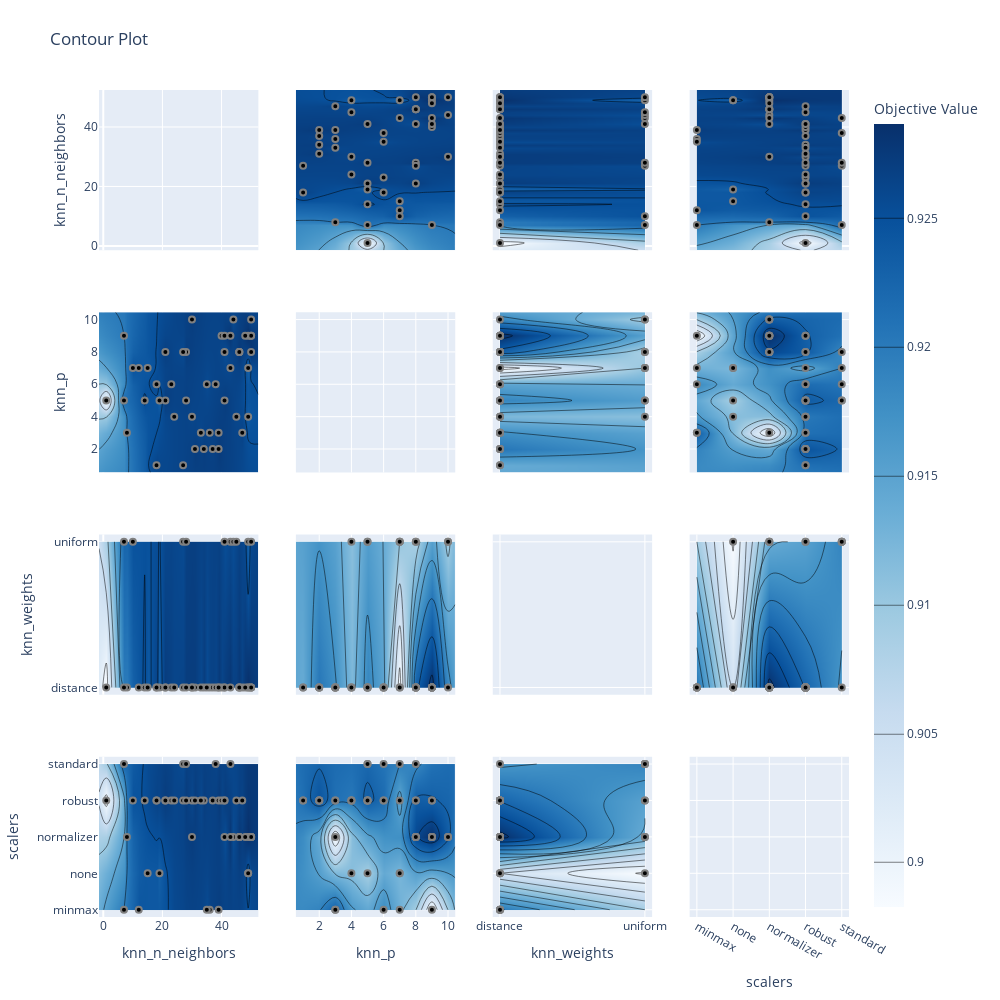

This figure's notebook cell:
### Code cell
fig = optuna.visualization.plot_contour(study)
fig.update_layout(autosize=False,
                  width=1000, height=1000,
                  margin=dict(l=65, r=50, b=65, t=90))

### Figure 1 — Plotly figure (JSON) as saved in the notebook; plotly's stock layout.template omitted (floating-point values rounded to 4 significant figures; data arrays with more than 128 entries replaced by an {"elided": "..."} marker saying what was removed)
{"data": [{"type": "scatter", "xaxis": "x", "yaxis": "y"}, {"colorbar": {"title": {"text": "Objective Value"}}, "colorscale": [[0, "rgb(247,251,255)"], [0.125, "rgb(222,235,247)"], [0.25, "rgb(198,219,239)"], [0.375, "rgb(158,202,225)"], [0.5, "rgb(107,174,214)"], [0.625, "rgb(66,146,198)"], [0.75, "rgb(33,113,181)"], [0.875, "rgb(8,81,156)"], [1, "rgb(8,48,107)"]], "connectgaps": true, "contours": {"coloring": "heatmap"}, "hoverinfo": "none", "line": {"smoothing": 1.3}, "reversescale": false, "showscale": true, "type": "contour", "x": [-1.45, 1, 7, 8, 10, 12, 14, 15, 18, 19, 21, 23, 24, 27, 28, 30, 31, 33, 34, 35, 36, 37, 38, 39, 40, 41, 43, 44, 45, 46, 47, 48, 49, 50, 52.45], "xaxis": "x5", "y": [0.55, 1, 2, 3, 4, 5, 6, 7, 8, 9, 10, 10.45], "yaxis": "y5", "z": {"elided": "12x35 float values"}}, {"marker": {"color": "black", "line": {"color": "Gray", "width": 2}}, "mode": "markers", "name": "Feasible Trial", "showlegend": false, "type": "scatter", "x": [7, 8, 36, 49, 43, 7, 44, 41, 12, 41, 27, 30, 34, 18, 33, 21, 19, 18, 23, 24, 49, 37, 31, 1, 39, 38, 45, 28, 40, 27, 30, 14, 21, 47, 35, 15, 28, 41, 39, 10, 46, 46, 46, 50, 49, 50, 50, 50, 48, 43], "xaxis": "x5", "y": [5, 3, 3, 7, 7, 9, 10, 5, 7, 8, 1, 4, 2, 1, 3, 5, 5, 6, 6, 4, 4, 2, 2, 5, 2, 6, 4, 8, 9, 8, 10, 5, 8, 3, 6, 7, 5, 9, 3, 7, 8, 8, 8, 8, 9, 9, 9, 10, 9, 9], "yaxis": "y5"}, {"colorbar": {"title": {"text": "Objective Value"}}, "colorscale": [[0, "rgb(247,251,255)"], [0.125, "rgb(222,235,247)"], [0.25, "rgb(198,219,239)"], [0.375, "rgb(158,202,225)"], [0.5, "rgb(107,174,214)"], [0.625, "rgb(66,146,198)"], [0.75, "rgb(33,113,181)"], [0.875, "rgb(8,81,156)"], [1, "rgb(8,48,107)"]], "connectgaps": true, "contours": {"coloring": "heatmap"}, "hoverinfo": "none", "line": {"smoothing": 1.3}, "reversescale": false, "showscale": false, "type": "contour", "x": [-1.45, 1, 7, 8, 10, 12, 14, 15, 18, 19, 21, 23, 24, 27, 28, 30, 31, 33, 34, 35, 36, 37, 38, 39, 40, 41, 43, 44, 45, 46, 47, 48, 49, 50, 52.45], "xaxis": "x9", "y": ["distance", "uniform"], "yaxis": "y9", "z": [[null, 0.8983, 0.92, 0.92, null, 0.9243, 0.9253, 0.924, 0.9265, 0.9231, 0.9272, 0.9267, 0.9263, 0.9264, 0.9272, 0.9272, 0.9272, 0.926, 0.9271, 0.9256, 0.9265, 0.9267, 0.9264, 0.9275, 0.9264, 0.9272, 0.9279, null, null, 0.9276, 0.9265, 0.9279, 0.9287, 0.9279, null], [null, null, 0.9224, null, 0.9247, null, null, null, null, null, null, null, null, 0.9257, 0.9268, null, null, null, null, null, null, null, null, null, null, 0.9253, 0.926, 0.9255, 0.9261, null, null, null, 0.9229, 0.9259, null]]}, {"marker": {"color": "black", "line": {"color": "Gray", "width": 2}}, "mode": "markers", "name": "Feasible Trial", "showlegend": false, "type": "scatter", "x": [7, 8, 36, 49, 43, 7, 44, 41, 12, 41, 27, 30, 34, 18, 33, 21, 19, 18, 23, 24, 49, 37, 31, 1, 39, 38, 45, 28, 40, 27, 30, 14, 21, 47, 35, 15, 28, 41, 39, 10, 46, 46, 46, 50, 49, 50, 50, 50, 48, 43], "xaxis": "x9", "y": ["uniform", "distance", "distance", "uniform", "uniform", "distance", "uniform", "distance", "distance", "uniform", "distance", "distance", "distance", "distance", "distance", "distance", "distance", "distance", "distance", "distance", "distance", "distance", "distance", "distance", "distance", "distance", "uniform", "distance", "distance", "uniform", "distance", "distance", "distance", "distance", "distance", "distance", "uniform", "distance", "distance", "uniform", "distance", "distance", "distance", "distance", "distance", "distance", "distance", "uniform", "distance", "distance"], "yaxis": "y9"}, {"colorbar": {"title": {"text": "Objective Value"}}, "colorscale": [[0, "rgb(247,251,255)"], [0.125, "rgb(222,235,247)"], [0.25, "rgb(198,219,239)"], [0.375, "rgb(158,202,225)"], [0.5, "rgb(107,174,214)"], [0.625, "rgb(66,146,198)"], [0.75, "rgb(33,113,181)"], [0.875, "rgb(8,81,156)"], [1, "rgb(8,48,107)"]], "connectgaps": true, "contours": {"coloring": "heatmap"}, "hoverinfo": "none", "line": {"smoothing": 1.3}, "reversescale": false, "showscale": false, "type": "contour", "x": [-1.45, 1, 7, 8, 10, 12, 14, 15, 18, 19, 21, 23, 24, 27, 28, 30, 31, 33, 34, 35, 36, 37, 38, 39, 40, 41, 43, 44, 45, 46, 47, 48, 49, 50, 52.45], "xaxis": "x13", "y": ["minmax", "none", "normalizer", "robust", "standard"], "yaxis": "y13", "z": {"elided": "5x35 float values"}}, {"marker": {"color": "black", "line": {"color": "Gray", "width": 2}}, "mode": "markers", "name": "Feasible Trial", "showlegend": false, "type": "scatter", "x": [7, 8, 36, 49, 43, 7, 44, 41, 12, 41, 27, 30, 34, 18, 33, 21, 19, 18, 23, 24, 49, 37, 31, 1, 39, 38, 45, 28, 40, 27, 30, 14, 21, 47, 35, 15, 28, 41, 39, 10, 46, 46, 46, 50, 49, 50, 50, 50, 48, 43], "xaxis": "x13", "y": ["standard", "normalizer", "minmax", "none", "standard", "minmax", "normalizer", "robust", "minmax", "normalizer", "robust", "robust", "robust", "robust", "robust", "robust", "none", "robust", "robust", "robust", "none", "robust", "robust", "robust", "robust", "standard", "robust", "robust", "robust", "standard", "normalizer", "robust", "robust", "robust", "minmax", "none", "standard", "robust", "minmax", "robust", "normalizer", "normalizer", "normalizer", "normalizer", "normalizer", "normalizer", "normalizer", "normalizer", "normalizer", "normalizer"], "yaxis": "y13"}, {"colorbar": {"title": {"text": "Objective Value"}}, "colorscale": [[0, "rgb(247,251,255)"], [0.125, "rgb(222,235,247)"], [0.25, "rgb(198,219,239)"], [0.375, "rgb(158,202,225)"], [0.5, "rgb(107,174,214)"], [0.625, "rgb(66,146,198)"], [0.75, "rgb(33,113,181)"], [0.875, "rgb(8,81,156)"], [1, "rgb(8,48,107)"]], "connectgaps": true, "contours": {"coloring": "heatmap"}, "hoverinfo": "none", "line": {"smoothing": 1.3}, "reversescale": false, "showscale": false, "type": "contour", "x": [0.55, 1, 2, 3, 4, 5, 6, 7, 8, 9, 10, 10.45], "xaxis": "x2", "y": [-1.45, 1, 7, 8, 10, 12, 14, 15, 18, 19, 21, 23, 24, 27, 28, 30, 31, 33, 34, 35, 36, 37, 38, 39, 40, 41, 43, 44, 45, 46, 47, 48, 49, 50, 52.45], "yaxis": "y2", "z": {"elided": "35x12 float values"}}, {"marker": {"color": "black", "line": {"color": "Gray", "width": 2}}, "mode": "markers", "name": "Feasible Trial", "showlegend": false, "type": "scatter", "x": [5, 3, 3, 7, 7, 9, 10, 5, 7, 8, 1, 4, 2, 1, 3, 5, 5, 6, 6, 4, 4, 2, 2, 5, 2, 6, 4, 8, 9, 8, 10, 5, 8, 3, 6, 7, 5, 9, 3, 7, 8, 8, 8, 8, 9, 9, 9, 10, 9, 9], "xaxis": "x2", "y": [7, 8, 36, 49, 43, 7, 44, 41, 12, 41, 27, 30, 34, 18, 33, 21, 19, 18, 23, 24, 49, 37, 31, 1, 39, 38, 45, 28, 40, 27, 30, 14, 21, 47, 35, 15, 28, 41, 39, 10, 46, 46, 46, 50, 49, 50, 50, 50, 48, 43], "yaxis": "y2"}, {"type": "scatter", "xaxis": "x6", "yaxis": "y6"}, {"colorbar": {"title": {"text": "Objective Value"}}, "colorscale": [[0, "rgb(247,251,255)"], [0.125, "rgb(222,235,247)"], [0.25, "rgb(198,219,239)"], [0.375, "rgb(158,202,225)"], [0.5, "rgb(107,174,214)"], [0.625, "rgb(66,146,198)"], [0.75, "rgb(33,113,181)"], [0.875, "rgb(8,81,156)"], [1, "rgb(8,48,107)"]], "connectgaps": true, "contours": {"coloring": "heatmap"}, "hoverinfo": "none", "line": {"smoothing": 1.3}, "reversescale": false, "showscale": false, "type": "contour", "x": [0.55, 1, 2, 3, 4, 5, 6, 7, 8, 9, 10, 10.45], "xaxis": "x10", "y": ["distance", "uniform"], "yaxis": "y10", "z": [[null, 0.9265, 0.9275, 0.9271, 0.9263, 0.9272, 0.9267, 0.9243, 0.9279, 0.9287, 0.9272, null], [null, null, null, null, 0.9261, 0.9268, null, 0.926, 0.9257, null, 0.9259, null]]}, {"marker": {"color": "black", "line": {"color": "Gray", "width": 2}}, "mode": "markers", "name": "Feasible Trial", "showlegend": false, "type": "scatter", "x": [5, 3, 3, 7, 7, 9, 10, 5, 7, 8, 1, 4, 2, 1, 3, 5, 5, 6, 6, 4, 4, 2, 2, 5, 2, 6, 4, 8, 9, 8, 10, 5, 8, 3, 6, 7, 5, 9, 3, 7, 8, 8, 8, 8, 9, 9, 9, 10, 9, 9], "xaxis": "x10", "y": ["uniform", "distance", "distance", "uniform", "uniform", "distance", "uniform", "distance", "distance", "uniform", "distance", "distance", "distance", "distance", "distance", "distance", "distance", "distance", "distance", "distance", "distance", "distance", "distance", "distance", "distance", "distance", "uniform", "distance", "distance", "uniform", "distance", "distance", "distance", "distance", "distance", "distance", "uniform", "distance", "distance", "uniform", "distance", "distance", "distance", "distance", "distance", "distance", "distance", "uniform", "distance", "distance"], "yaxis": "y10"}, {"colorbar": {"title": {"text": "Objective Value"}}, "colorscale": [[0, "rgb(247,251,255)"], [0.125, "rgb(222,235,247)"], [0.25, "rgb(198,219,239)"], [0.375, "rgb(158,202,225)"], [0.5, "rgb(107,174,214)"], [0.625, "rgb(66,146,198)"], [0.75, "rgb(33,113,181)"], [0.875, "rgb(8,81,156)"], [1, "rgb(8,48,107)"]], "connectgaps": true, "contours": {"coloring": "heatmap"}, "hoverinfo": "none", "line": {"smoothing": 1.3}, "reversescale": false, "showscale": false, "type": "contour", "x": [0.55, 1, 2, 3, 4, 5, 6, 7, 8, 9, 10, 10.45], "xaxis": "x14", "y": ["minmax", "none", "normalizer", "robust", "standard"], "yaxis": "y14", "z": [[null, null, null, 0.9271, null, null, 0.9256, 0.9243, null, 0.92, null, null], [null, null, null, null, 0.9237, 0.9231, null, 0.924, null, null, null, null], [null, null, null, 0.92, null, null, null, null, 0.9279, 0.9287, 0.9272, null], [null, 0.9265, 0.9275, 0.9265, 0.9263, 0.9272, 0.9267, 0.9247, 0.9272, 0.9271, null, null], [null, null, null, null, null, 0.9268, 0.9264, 0.926, 0.9257, null, null, null]]}, {"marker": {"color": "black", "line": {"color": "Gray", "width": 2}}, "mode": "markers", "name": "Feasible Trial", "showlegend": false, "type": "scatter", "x": [5, 3, 3, 7, 7, 9, 10, 5, 7, 8, 1, 4, 2, 1, 3, 5, 5, 6, 6, 4, 4, 2, 2, 5, 2, 6, 4, 8, 9, 8, 10, 5, 8, 3, 6, 7, 5, 9, 3, 7, 8, 8, 8, 8, 9, 9, 9, 10, 9, 9], "xaxis": "x14", "y": ["standard", "normalizer", "minmax", "none", "standard", "minmax", "normalizer", "robust", "minmax", "normalizer", "robust", "robust", "robust", "robust", "robust", "robust", "none", "robust", "robust", "robust", "none", "robust", "robust", "robust", "robust", "standard", "robust", "robust", "robust", "standard", "normalizer", "robust", "robust", "robust", "minmax", "none", "standard", "robust", "minmax", "robust", "normalizer", "normalizer", "normalizer", "normalizer", "normalizer", "normalizer", "normalizer", "normalizer", "normalizer", "normalizer"], "yaxis": "y14"}, {"colorbar": {"title": {"text": "Objective Value"}}, "colorscale": [[0, "rgb(247,251,255)"], [0.125, "rgb(222,235,247)"], [0.25, "rgb(198,219,239)"], [0.375, "rgb(158,202,225)"], [0.5, "rgb(107,174,214)"], [0.625, "rgb(66,146,198)"], [0.75, "rgb(33,113,181)"], [0.875, "rgb(8,81,156)"], [1, "rgb(8,48,107)"]], "connectgaps": true, "contours": {"coloring": "heatmap"}, "hoverinfo": "none", "line": {"smoothing": 1.3}, "reversescale": false, "showscale": false, "type": "contour", "x": ["distance", "uniform"], "xaxis": "x3", "y": [-1.45, 1, 7, 8, 10, 12, 14, 15, 18, 19, 21, 23, 24, 27, 28, 30, 31, 33, 34, 35, 36, 37, 38, 39, 40, 41, 43, 44, 45, 46, 47, 48, 49, 50, 52.45], "yaxis": "y3", "z": [[null, null], [0.8983, null], [0.92, 0.9224], [0.92, null], [null, 0.9247], [0.9243, null], [0.9253, null], [0.924, null], [0.9265, null], [0.9231, null], [0.9272, null], [0.9267, null], [0.9263, null], [0.9264, 0.9257], [0.9272, 0.9268], [0.9272, null], [0.9272, null], [0.926, null], [0.9271, null], [0.9256, null], [0.9265, null], [0.9267, null], [0.9264, null], [0.9275, null], [0.9264, null], [0.9272, 0.9253], [0.9279, 0.926], [null, 0.9255], [null, 0.9261], [0.9276, null], [0.9265, null], [0.9279, null], [0.9287, 0.9229], [0.9279, 0.9259], [null, null]]}, {"marker": {"color": "black", "line": {"color": "Gray", "width": 2}}, "mode": "markers", "name": "Feasible Trial", "showlegend": false, "type": "scatter", "x": ["uniform", "distance", "distance", "uniform", "uniform", "distance", "uniform", "distance", "distance", "uniform", "distance", "distance", "distance", "distance", "distance", "distance", "distance", "distance", "distance", "distance", "distance", "distance", "distance", "distance", "distance", "distance", "uniform", "distance", "distance", "uniform", "distance", "distance", "distance", "distance", "distance", "distance", "uniform", "distance", "distance", "uniform", "distance", "distance", "distance", "distance", "distance", "distance", "distance", "uniform", "distance", "distance"], "xaxis": "x3", "y": [7, 8, 36, 49, 43, 7, 44, 41, 12, 41, 27, 30, 34, 18, 33, 21, 19, 18, 23, 24, 49, 37, 31, 1, 39, 38, 45, 28, 40, 27, 30, 14, 21, 47, 35, 15, 28, 41, 39, 10, 46, 46, 46, 50, 49, 50, 50, 50, 48, 43], "yaxis": "y3"}, {"colorbar": {"title": {"text": "Objective Value"}}, "colorscale": [[0, "rgb(247,251,255)"], [0.125, "rgb(222,235,247)"], [0.25, "rgb(198,219,239)"], [0.375, "rgb(158,202,225)"], [0.5, "rgb(107,174,214)"], [0.625, "rgb(66,146,198)"], [0.75, "rgb(33,113,181)"], [0.875, "rgb(8,81,156)"], [1, "rgb(8,48,107)"]], "connectgaps": true, "contours": {"coloring": "heatmap"}, "hoverinfo": "none", "line": {"smoothing": 1.3}, "reversescale": false, "showscale": false, "type": "contour", "x": ["distance", "uniform"], "xaxis": "x7", "y": [0.55, 1, 2, 3, 4, 5, 6, 7, 8, 9, 10, 10.45], "yaxis": "y7", "z": [[null, null], [0.9265, null], [0.9275, null], [0.9271, null], [0.9263, 0.9261], [0.9272, 0.9268], [0.9267, null], [0.9243, 0.926], [0.9279, 0.9257], [0.9287, null], [0.9272, 0.9259], [null, null]]}, {"marker": {"color": "black", "line": {"color": "Gray", "width": 2}}, "mode": "markers", "name": "Feasible Trial", "showlegend": false, "type": "scatter", "x": ["uniform", "distance", "distance", "uniform", "uniform", "distance", "uniform", "distance", "distance", "uniform", "distance", "distance", "distance", "distance", "distance", "distance", "distance", "distance", "distance", "distance", "distance", "distance", "distance", "distance", "distance", "distance", "uniform", "distance", "distance", "uniform", "distance", "distance", "distance", "distance", "distance", "distance", "uniform", "distance", "distance", "uniform", "distance", "distance", "distance", "distance", "distance", "distance", "distance", "uniform", "distance", "distance"], "xaxis": "x7", "y": [5, 3, 3, 7, 7, 9, 10, 5, 7, 8, 1, 4, 2, 1, 3, 5, 5, 6, 6, 4, 4, 2, 2, 5, 2, 6, 4, 8, 9, 8, 10, 5, 8, 3, 6, 7, 5, 9, 3, 7, 8, 8, 8, 8, 9, 9, 9, 10, 9, 9], "yaxis": "y7"}, {"type": "scatter", "xaxis": "x11", "yaxis": "y11"}, {"colorbar": {"title": {"text": "Objective Value"}}, "colorscale": [[0, "rgb(247,251,255)"], [0.125, "rgb(222,235,247)"], [0.25, "rgb(198,219,239)"], [0.375, "rgb(158,202,225)"], [0.5, "rgb(107,174,214)"], [0.625, "rgb(66,146,198)"], [0.75, "rgb(33,113,181)"], [0.875, "rgb(8,81,156)"], [1, "rgb(8,48,107)"]], "connectgaps": true, "contours": {"coloring": "heatmap"}, "hoverinfo": "none", "line": {"smoothing": 1.3}, "reversescale": false, "showscale": false, "type": "contour", "x": ["distance", "uniform"], "xaxis": "x15", "y": ["minmax", "none", "normalizer", "robust", "standard"], "yaxis": "y15", "z": [[0.9271, null], [0.924, 0.9229], [0.9287, 0.9259], [0.9275, 0.9261], [0.9264, 0.9268]]}, {"marker": {"color": "black", "line": {"color": "Gray", "width": 2}}, "mode": "markers", "name": "Feasible Trial", "showlegend": false, "type": "scatter", "x": ["uniform", "distance", "distance", "uniform", "uniform", "distance", "uniform", "distance", "distance", "uniform", "distance", "distance", "distance", "distance", "distance", "distance", "distance", "distance", "distance", "distance", "distance", "distance", "distance", "distance", "distance", "distance", "uniform", "distance", "distance", "uniform", "distance", "distance", "distance", "distance", "distance", "distance", "uniform", "distance", "distance", "uniform", "distance", "distance", "distance", "distance", "distance", "distance", "distance", "uniform", "distance", "distance"], "xaxis": "x15", "y": ["standard", "normalizer", "minmax", "none", "standard", "minmax", "normalizer", "robust", "minmax", "normalizer", "robust", "robust", "robust", "robust", "robust", "robust", "none", "robust", "robust", "robust", "none", "robust", "robust", "robust", "robust", "standard", "robust", "robust", "robust", "standard", "normalizer", "robust", "robust", "robust", "minmax", "none", "standard", "robust", "minmax", "robust", "normalizer", "normalizer", "normalizer", "normalizer", "normalizer", "normalizer", "normalizer", "normalizer", "normalizer", "normalizer"], "yaxis": "y15"}, {"colorbar": {"title": {"text": "Objective Value"}}, "colorscale": [[0, "rgb(247,251,255)"], [0.125, "rgb(222,235,247)"], [0.25, "rgb(198,219,239)"], [0.375, "rgb(158,202,225)"], [0.5, "rgb(107,174,214)"], [0.625, "rgb(66,146,198)"], [0.75, "rgb(33,113,181)"], [0.875, "rgb(8,81,156)"], [1, "rgb(8,48,107)"]], "connectgaps": true, "contours": {"coloring": "heatmap"}, "hoverinfo": "none", "line": {"smoothing": 1.3}, "reversescale": false, "showscale": false, "type": "contour", "x": ["minmax", "none", "normalizer", "robust", "standard"], "xaxis": "x4", "y": [-1.45, 1, 7, 8, 10, 12, 14, 15, 18, 19, 21, 23, 24, 27, 28, 30, 31, 33, 34, 35, 36, 37, 38, 39, 40, 41, 43, 44, 45, 46, 47, 48, 49, 50, 52.45], "yaxis": "y4", "z": {"elided": "35x5 float values"}}, {"marker": {"color": "black", "line": {"color": "Gray", "width": 2}}, "mode": "markers", "name": "Feasible Trial", "showlegend": false, "type": "scatter", "x": ["standard", "normalizer", "minmax", "none", "standard", "minmax", "normalizer", "robust", "minmax", "normalizer", "robust", "robust", "robust", "robust", "robust", "robust", "none", "robust", "robust", "robust", "none", "robust", "robust", "robust", "robust", "standard", "robust", "robust", "robust", "standard", "normalizer", "robust", "robust", "robust", "minmax", "none", "standard", "robust", "minmax", "robust", "normalizer", "normalizer", "normalizer", "normalizer", "normalizer", "normalizer", "normalizer", "normalizer", "normalizer", "normalizer"], "xaxis": "x4", "y": [7, 8, 36, 49, 43, 7, 44, 41, 12, 41, 27, 30, 34, 18, 33, 21, 19, 18, 23, 24, 49, 37, 31, 1, 39, 38, 45, 28, 40, 27, 30, 14, 21, 47, 35, 15, 28, 41, 39, 10, 46, 46, 46, 50, 49, 50, 50, 50, 48, 43], "yaxis": "y4"}, {"colorbar": {"title": {"text": "Objective Value"}}, "colorscale": [[0, "rgb(247,251,255)"], [0.125, "rgb(222,235,247)"], [0.25, "rgb(198,219,239)"], [0.375, "rgb(158,202,225)"], [0.5, "rgb(107,174,214)"], [0.625, "rgb(66,146,198)"], [0.75, "rgb(33,113,181)"], [0.875, "rgb(8,81,156)"], [1, "rgb(8,48,107)"]], "connectgaps": true, "contours": {"coloring": "heatmap"}, "hoverinfo": "none", "line": {"smoothing": 1.3}, "reversescale": false, "showscale": false, "type": "contour", "x": ["minmax", "none", "normalizer", "robust", "standard"], "xaxis": "x8", "y": [0.55, 1, 2, 3, 4, 5, 6, 7, 8, 9, 10, 10.45], "yaxis": "y8", "z": [[null, null, null, null, null], [null, null, null, 0.9265, null], [null, null, null, 0.9275, null], [0.9271, null, 0.92, 0.9265, null], [null, 0.9237, null, 0.9263, null], [null, 0.9231, null, 0.9272, 0.9268], [0.9256, null, null, 0.9267, 0.9264], [0.9243, 0.924, null, 0.9247, 0.926], [null, null, 0.9279, 0.9272, 0.9257], [0.92, null, 0.9287, 0.9271, null], [null, null, 0.9272, null, null], [null, null, null, null, null]]}, {"marker": {"color": "black", "line": {"color": "Gray", "width": 2}}, "mode": "markers", "name": "Feasible Trial", "showlegend": false, "type": "scatter", "x": ["standard", "normalizer", "minmax", "none", "standard", "minmax", "normalizer", "robust", "minmax", "normalizer", "robust", "robust", "robust", "robust", "robust", "robust", "none", "robust", "robust", "robust", "none", "robust", "robust", "robust", "robust", "standard", "robust", "robust", "robust", "standard", "normalizer", "robust", "robust", "robust", "minmax", "none", "standard", "robust", "minmax", "robust", "normalizer", "normalizer", "normalizer", "normalizer", "normalizer", "normalizer", "normalizer", "normalizer", "normalizer", "normalizer"], "xaxis": "x8", "y": [5, 3, 3, 7, 7, 9, 10, 5, 7, 8, 1, 4, 2, 1, 3, 5, 5, 6, 6, 4, 4, 2, 2, 5, 2, 6, 4, 8, 9, 8, 10, 5, 8, 3, 6, 7, 5, 9, 3, 7, 8, 8, 8, 8, 9, 9, 9, 10, 9, 9], "yaxis": "y8"}, {"colorbar": {"title": {"text": "Objective Value"}}, "colorscale": [[0, "rgb(247,251,255)"], [0.125, "rgb(222,235,247)"], [0.25, "rgb(198,219,239)"], [0.375, "rgb(158,202,225)"], [0.5, "rgb(107,174,214)"], [0.625, "rgb(66,146,198)"], [0.75, "rgb(33,113,181)"], [0.875, "rgb(8,81,156)"], [1, "rgb(8,48,107)"]], "connectgaps": true, "contours": {"coloring": "heatmap"}, "hoverinfo": "none", "line": {"smoothing": 1.3}, "reversescale": false, "showscale": false, "type": "contour", "x": ["minmax", "none", "normalizer", "robust", "standard"], "xaxis": "x12", "y": ["distance", "uniform"], "yaxis": "y12", "z": [[0.9271, 0.924, 0.9287, 0.9275, 0.9264], [null, 0.9229, 0.9259, 0.9261, 0.9268]]}, {"marker": {"color": "black", "line": {"color": "Gray", "width": 2}}, "mode": "markers", "name": "Feasible Trial", "showlegend": false, "type": "scatter", "x": ["standard", "normalizer", "minmax", "none", "standard", "minmax", "normalizer", "robust", "minmax", "normalizer", "robust", "robust", "robust", "robust", "robust", "robust", "none", "robust", "robust", "robust", "none", "robust", "robust", "robust", "robust", "standard", "robust", "robust", "robust", "standard", "normalizer", "robust", "robust", "robust", "minmax", "none", "standard", "robust", "minmax", "robust", "normalizer", "normalizer", "normalizer", "normalizer", "normalizer", "normalizer", "normalizer", "normalizer", "normalizer", "normalizer"], "xaxis": "x12", "y": ["uniform", "distance", "distance", "uniform", "uniform", "distance", "uniform", "distance", "distance", "uniform", "distance", "distance", "distance", "distance", "distance", "distance", "distance", "distance", "distance", "distance", "distance", "distance", "distance", "distance", "distance", "distance", "uniform", "distance", "distance", "uniform", "distance", "distance", "distance", "distance", "distance", "distance", "uniform", "distance", "distance", "uniform", "distance", "distance", "distance", "distance", "distance", "distance", "distance", "uniform", "distance", "distance"], "yaxis": "y12"}, {"type": "scatter", "xaxis": "x16", "yaxis": "y16"}], "layout": {"autosize": false, "height": 1000, "margin": {"b": 65, "l": 65, "r": 50, "t": 90}, "title": {"text": "Contour Plot"}, "width": 1000, "xaxis": {"anchor": "y", "domain": [0, 0.2125], "matches": "x13", "range": [-1.45, 52.45], "showticklabels": false}, "xaxis10": {"anchor": "y10", "domain": [0.2625, 0.475], "matches": "x14", "range": [0.55, 10.45], "showticklabels": false}, "xaxis11": {"anchor": "y11", "domain": [0.525, 0.7375], "matches": "x15", "range": [-0.05, 1.05], "showticklabels": false, "type": "category"}, "xaxis12": {"anchor": "y12", "domain": [0.7875, 1], "matches": "x16", "range": [-0.2, 4.2], "showticklabels": false, "type": "category"}, "xaxis13": {"anchor": "y13", "domain": [0, 0.2125], "range": [-1.45, 52.45], "title": {"text": "knn_n_neighbors"}}, "xaxis14": {"anchor": "y14", "domain": [0.2625, 0.475], "range": [0.55, 10.45], "title": {"text": "knn_p"}}, "xaxis15": {"anchor": "y15", "domain": [0.525, 0.7375], "range": [-0.05, 1.05], "title": {"text": "knn_weights"}, "type": "category"}, "xaxis16": {"anchor": "y16", "domain": [0.7875, 1], "range": [-0.2, 4.2], "title": {"text": "scalers"}, "type": "category"}, "xaxis2": {"anchor": "y2", "domain": [0.2625, 0.475], "matches": "x14", "range": [0.55, 10.45], "showticklabels": false}, "xaxis3": {"anchor": "y3", "domain": [0.525, 0.7375], "matches": "x15", "range": [-0.05, 1.05], "showticklabels": false, "type": "category"}, "xaxis4": {"anchor": "y4", "domain": [0.7875, 1], "matches": "x16", "range": [-0.2, 4.2], "showticklabels": false, "type": "category"}, "xaxis5": {"anchor": "y5", "domain": [0, 0.2125], "matches": "x13", "range": [-1.45, 52.45], "showticklabels": false}, "xaxis6": {"anchor": "y6", "domain": [0.2625, 0.475], "matches": "x14", "range": [0.55, 10.45], "showticklabels": false}, "xaxis7": {"anchor": "y7", "domain": [0.525, 0.7375], "matches": "x15", "range": [-0.05, 1.05], "showticklabels": false, "type": "category"}, "xaxis8": {"anchor": "y8", "domain": [0.7875, 1], "matches": "x16", "range": [-0.2, 4.2], "showticklabels": false, "type": "category"}, "xaxis9": {"anchor": "y9", "domain": [0, 0.2125], "matches": "x13", "range": [-1.45, 52.45], "showticklabels": false}, "yaxis": {"anchor": "x", "domain": [0.8063, 1], "range": [-1.45, 52.45], "title": {"text": "knn_n_neighbors"}}, "yaxis10": {"anchor": "x10", "domain": [0.2687, 0.4625], "matches": "y9", "range": [-0.05, 1.05], "showticklabels": false, "type": "category"}, "yaxis11": {"anchor": "x11", "domain": [0.2687, 0.4625], "matches": "y9", "range": [-0.05, 1.05], "showticklabels": false, "type": "category"}, "yaxis12": {"anchor": "x12", "domain": [0.2687, 0.4625], "matches": "y9", "range": [-0.05, 1.05], "showticklabels": false, "type": "category"}, "yaxis13": {"anchor": "x13", "domain": [0, 0.1938], "range": [-0.2, 4.2], "title": {"text": "scalers"}, "type": "category"}, "yaxis14": {"anchor": "x14", "domain": [0, 0.1938], "matches": "y13", "range": [-0.2, 4.2], "showticklabels": false, "type": "category"}, "yaxis15": {"anchor": "x15", "domain": [0, 0.1938], "matches": "y13", "range": [-0.2, 4.2], "showticklabels": false, "type": "category"}, "yaxis16": {"anchor": "x16", "domain": [0, 0.1938], "matches": "y13", "range": [-0.2, 4.2], "showticklabels": false, "type": "category"}, "yaxis2": {"anchor": "x2", "domain": [0.8063, 1], "matches": "y", "range": [-1.45, 52.45], "showticklabels": false}, "yaxis3": {"anchor": "x3", "domain": [0.8063, 1], "matches": "y", "range": [-1.45, 52.45], "showticklabels": false}, "yaxis4": {"anchor": "x4", "domain": [0.8063, 1], "matches": "y", "range": [-1.45, 52.45], "showticklabels": false}, "yaxis5": {"anchor": "x5", "domain": [0.5375, 0.7312], "range": [0.55, 10.45], "title": {"text": "knn_p"}}, "yaxis6": {"anchor": "x6", "domain": [0.5375, 0.7312], "matches": "y5", "range": [0.55, 10.45], "showticklabels": false}, "yaxis7": {"anchor": "x7", "domain": [0.5375, 0.7312], "matches": "y5", "range": [0.55, 10.45], "showticklabels": false}, "yaxis8": {"anchor": "x8", "domain": [0.5375, 0.7312], "matches": "y5", "range": [0.55, 10.45], "showticklabels": false}, "yaxis9": {"anchor": "x9", "domain": [0.2687, 0.4625], "range": [-0.05, 1.05], "title": {"text": "knn_weights"}, "type": "category"}}}
